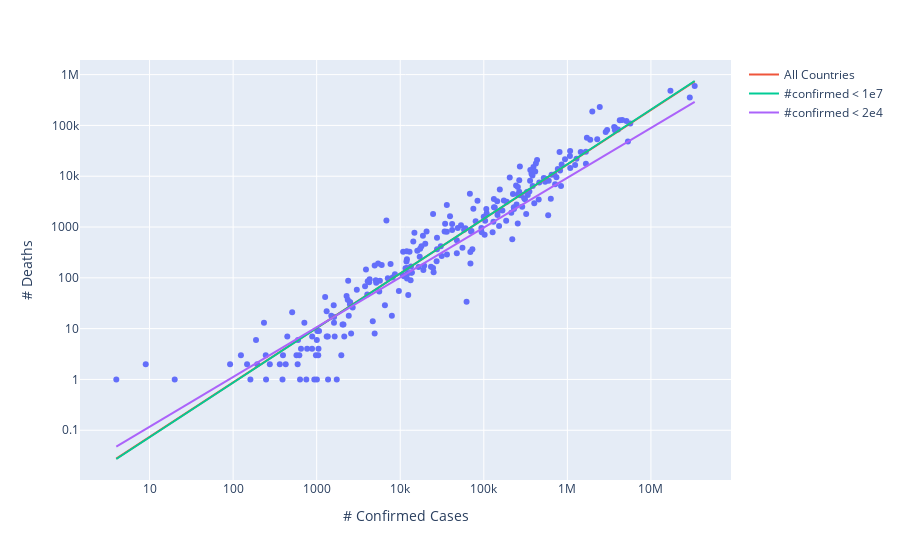

Here is the notebook cell this chart was saved with:
### Code cell
dFrames = {}
for v in values:
    df = dataFrames[v]
    df = total(cleanup(df))
    dFrames[v] = df

def curve(x, a, b):
    return a*x + b


ratioDF = (dFrames['deaths']['Data']/dFrames['confirmed']['Data'])


xvals0 = dFrames['confirmed']['Total', 'tot'].iloc[:-1].copy()
yvals0 = dFrames['deaths']['Total', 'tot'].iloc[:-1].copy()

print(yvals0['China'])

dropmask0 = yvals0[yvals0 <= 0].index.values
xvals0 = xvals0.drop(dropmask0)
yvals0 = yvals0.drop(dropmask0)

dropmask00 = xvals0[xvals0 <= 0].index.values
xvals0 = xvals0.drop(dropmask00)
yvals0 = yvals0.drop(dropmask00)


names0 = xvals0.index.unique().values

dropmask1 = xvals0[xvals0 > 1e7].index.values
yvals1 = yvals0.drop(dropmask1)
xvals1 = xvals0.drop(dropmask1)
names1 = xvals1.index.unique().values

dropmask2 = xvals1[xvals1 > 2e4].index.values
yvals2 = yvals1.drop(dropmask2)
xvals2 = xvals1.drop(dropmask2)
names2 = xvals2.index.unique().values

def filterZeros(x, y):
    x[x <= 0] = 1
    y[y <= 0] = 1
    return x, y

#xvals0, yvals0 = [np.log(i) for i in filterZeros(xvals0, yvals0)]
#xvals1, yvals1 = [np.log(i) for i in filterZeros(xvals1, yvals1)]
#xvals2, yvals2 = [np.log(i) for i in filterZeros(xvals2, yvals2)]
#xvals0, yvals0 = filterZeros(xvals0, yvals0)
#xvals1, yvals1 = filterZeros(xvals1, yvals1)
#xvals2, yvals2 = filterZeros(xvals2, yvals2)

popt0, pcov0 = opt.curve_fit(curve, np.log(xvals0), np.log(yvals0), bounds=([-np.inf, -np.inf], [np.inf, 0]))
popt1, pcov1 = opt.curve_fit(curve, np.log(xvals1), np.log(yvals1), bounds=([-np.inf, -np.inf], [np.inf, 0]))
popt2, pcov2 = opt.curve_fit(curve, np.log(xvals2), np.log(yvals2), bounds=([-np.inf, -np.inf], [np.inf, 0]))
print(popt0, popt1, popt2)

fig = px.scatter(x=xvals0, y=yvals0, hover_name=names0, log_x = True, log_y = True)
fig.add_trace(go.Scatter(x=[np.amin(xvals0), np.amax(xvals0)], y=[np.exp(curve(np.log(i),*popt0)) for i in [np.amin(xvals0), np.amax(xvals0)]], mode='lines', name='All Countries'))
fig.add_trace(go.Scatter(x=[np.amin(xvals0), np.amax(xvals0)], y=[np.exp(curve(np.log(i),*popt1)) for i in [np.amin(xvals0), np.amax(xvals0)]], mode='lines', name='#confirmed < 1e7'))
fig.add_trace(go.Scatter(x=[np.amin(xvals0), np.amax(xvals0)], y=[np.exp(curve(np.log(i),*popt2)) for i in [np.amin(xvals0), np.amax(xvals0)]], mode='lines', name='#confirmed < 2e4'))
fig.update_layout(
    xaxis_title = '# Confirmed Cases',
    yaxis_title = '# Deaths'
)

fig.show()

### Figure 1 — Plotly figure (JSON) as saved in the notebook; plotly's stock layout.template omitted (floating-point values rounded to 4 significant figures; data arrays with more than 128 entries replaced by an {"elided": "..."} marker saying what was removed)
{"data": [{"hovertemplate": "<b>%{hovertext}</b><br><br>x=%{x}<br>y=%{y}<extra></extra>", "hovertext": {"elided": "249x2 str values"}, "legendgroup": "", "marker": {"color": "#636efa", "symbol": "circle"}, "mode": "markers", "name": "", "orientation": "v", "showlegend": false, "type": "scatter", "x": {"elided": "249 int values"}, "xaxis": "x", "y": {"elided": "249 int values"}, "yaxis": "y"}, {"mode": "lines", "name": "All Countries", "type": "scatter", "x": [4, 33414025], "y": [0.02756, 737600.0]}, {"mode": "lines", "name": "#confirmed < 1e7", "type": "scatter", "x": [4, 33414025], "y": [0.02717, 748900.0]}, {"mode": "lines", "name": "#confirmed < 2e4", "type": "scatter", "x": [4, 33414025], "y": [0.04748, 289900.0]}], "layout": {"legend": {"tracegroupgap": 0}, "margin": {"t": 60}, "xaxis": {"anchor": "y", "domain": [0, 1], "title": {"text": "# Confirmed Cases"}, "type": "log"}, "yaxis": {"anchor": "x", "domain": [0, 1], "title": {"text": "# Deaths"}, "type": "log"}}}
